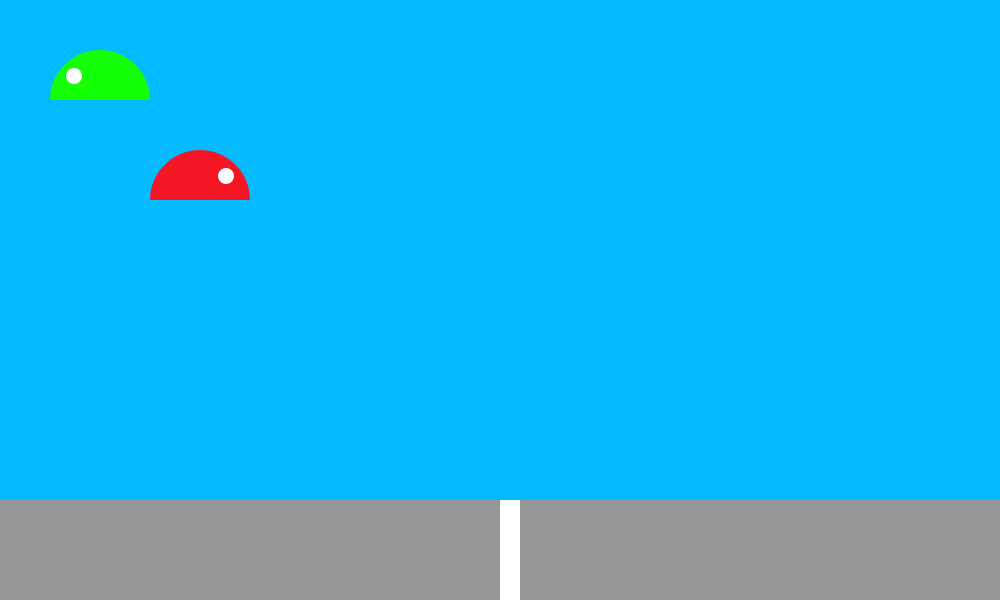
Frame 1 (no input)
Frame 60 (the mouse pressed at the canvas centre just before this capture): identical to frame 1, image omitted
Frame 120 (the mouse held since frame 60 and released just before this capture): identical to frame 1, image omitted

The Processing sketch that drew this single still picture (run headless with seeded random() and noise(); from frame 60 on, the mouse is pressed at the canvas centre):

// Processing sketch: processing_171296
// ── processing_171296.pde


class Slime1 {
  int radius = 40;
  int x = 200;
  int y = 200;
  int xPos, yPos;

  void update() {
    if (YIncrease == true && y < height - radius/2) {
      y = y + 6;
    }
    if (YDecrease == true && y > radius/2) {
      y = y - 6;
    }
    if (XIncrease == true && x < width - radius/2) {
      x = x + 6;
    }
    if (XDecrease == true && x > radius/2) {
      x = x - 6;
    }
  }
  void display() {
    fill(255,255,255);
    rect(500,500,20,1000);
    noStroke();
    fill(0, 250, 0);
    xPos = x;
    yPos = y;
    fill (245, 22, 37);
    arc(xPos, yPos, 100, 100, radians(180), radians(360));
    fill (255, 255, 255);
    ellipse(xPos+26, yPos-24, 16, 16);
  }
}

boolean yIncrease, yDecrease, xIncrease, xDecrease, YIncrease, YDecrease, XIncrease, XDecrease;



Slime1 b = new Slime1();
Slime2 c = new Slime2();


void setup()
{
  size(1000, 600);
}

void draw()
{
  noStroke();
  background(5, 186, 255);
  fill(149, 151, 152);
  rect (0, 500, 1000, 100);
  b.update();
  b.display();
  c.update();
  c.display();
}

void keyPressed() {
  if (keyCode == UP) {
    yDecrease = true;
  }
  else if (keyCode == DOWN) {
    yIncrease = true;
  }
  else if (keyCode == RIGHT) {
    xIncrease = true;
  }
  else if (keyCode == LEFT) {
    xDecrease = true;
  }
  else if (key == 'w') {
    YDecrease = true;
  }
  else if (key == 's') {
    YIncrease = true;
  }
  else if (key == 'd') {
    XIncrease = true;
  }
  else if (key == 'a') {
    XDecrease = true;
  }
}

void keyReleased() {
  if (keyCode == UP) {
    yDecrease = false;
  }
  else if (keyCode == DOWN) {
    yIncrease = false;
  }
  else if (keyCode == RIGHT) {
    xIncrease = false;
  }
  else if (keyCode == LEFT) {
    xDecrease = false;
  }
  else if (key == 'w') {
    YDecrease = false;
  }
  else if (key == 's') {
    YIncrease = false;
  }
  else if (key == 'd') {
    XIncrease = false;
  }
  else if (key == 'a') {
    XDecrease = false;
  }
}

class Slime2 {
  int radius = 20;
  int x = 100;
  int y = 100;
  int xPos, yPos;

  void update() {
    if (yIncrease == true && y < height - radius) {
      y = y + 6;
    }
    if (yDecrease == true && y > radius) {
      y = y - 6;
    }
    if (xIncrease == true && x < width - radius) {
      x = x + 6;
    }
    if (xDecrease == true && x > radius) {
      x = x - 6;
    }
  }
  void display() {
    noStroke();
    fill(0, 250, 250);
    xPos = x;
    yPos = y;
    fill (18, 277, 5);
    arc(xPos, yPos, 100, 100, radians(180), radians(360));
    fill (255, 255, 255);
    ellipse(xPos-26, yPos-24, 16, 16);
  }

}
